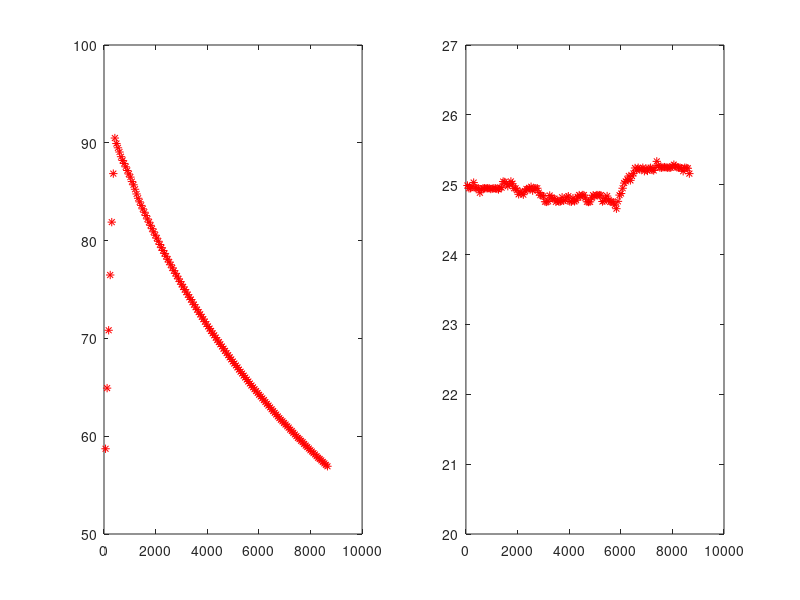

Here is the MATLAB script that generated this plot:
clear all
close all

% 2.5L, pump on while cooling
fid = fopen('data8A_heaton_pumpoff_2-5.txt')
data = fscanf(fid, '%f');
fclose(fid);

time = data(1:3:length(data))/1000;
analog1 = data(2:3:length(data));
analog2 = data(3:3:length(data));

R = (2250600./analog1) - 2200;
Rlog = log(R);
R2 = (2250600./analog2) - 2200;
Rlog2 = log(R2);

a = 1.675091827e-3;
b = 1.857536553e-4;
c = 5.373169834e-7;
TEMP = (1./(a + b.*Rlog + c.*(Rlog.^3)))-273.15;
TEMP2 = (1./(a + b.*Rlog2 + c.*(Rlog2.^3)))-273.15;

figure, subplot(1,2,1);
plot(time, TEMP, '*r');
hold on
subplot(1,2,2);
plot(time, TEMP2, '*r');
ylim([20,27])